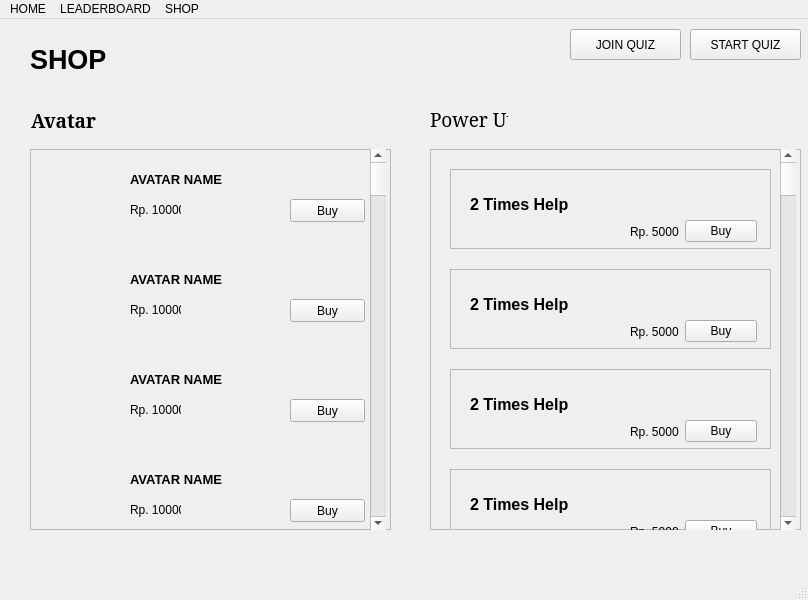
<?xml version="1.0" encoding="UTF-8"?>
<ui version="4.0">
 <class>MainWindow</class>
 <widget class="QMainWindow" name="MainWindow">
  <property name="geometry">
   <rect>
    <x>0</x>
    <y>0</y>
    <width>808</width>
    <height>600</height>
   </rect>
  </property>
  <property name="windowTitle">
   <string>MainWindow</string>
  </property>
  <widget class="QWidget" name="centralwidget">
   <widget class="QLabel" name="label">
    <property name="geometry">
     <rect>
      <x>30</x>
      <y>20</y>
      <width>81</width>
      <height>41</height>
     </rect>
    </property>
    <property name="font">
     <font>
      <pointsize>20</pointsize>
      <weight>75</weight>
      <bold>true</bold>
     </font>
    </property>
    <property name="text">
     <string>SHOP</string>
    </property>
   </widget>
   <widget class="QPushButton" name="pushButton">
    <property name="geometry">
     <rect>
      <x>690</x>
      <y>10</y>
      <width>111</width>
      <height>31</height>
     </rect>
    </property>
    <property name="text">
     <string>START QUIZ</string>
    </property>
   </widget>
   <widget class="QPushButton" name="pushButton_2">
    <property name="geometry">
     <rect>
      <x>570</x>
      <y>10</y>
      <width>111</width>
      <height>31</height>
     </rect>
    </property>
    <property name="text">
     <string>JOIN QUIZ</string>
    </property>
   </widget>
   <widget class="QLabel" name="label_2">
    <property name="geometry">
     <rect>
      <x>31</x>
      <y>91</y>
      <width>78</width>
      <height>21</height>
     </rect>
    </property>
    <property name="font">
     <font>
      <family>MS Serif</family>
      <pointsize>14</pointsize>
      <weight>75</weight>
      <bold>true</bold>
     </font>
    </property>
    <property name="text">
     <string>Avatar</string>
    </property>
   </widget>
   <widget class="QLabel" name="label_3">
    <property name="geometry">
     <rect>
      <x>430</x>
      <y>90</y>
      <width>78</width>
      <height>21</height>
     </rect>
    </property>
    <property name="font">
     <font>
      <family>MS Serif</family>
      <pointsize>14</pointsize>
     </font>
    </property>
    <property name="text">
     <string>Power Up</string>
    </property>
   </widget>
   <widget class="QWidget" name="verticalLayoutWidget">
    <property name="geometry">
     <rect>
      <x>30</x>
      <y>130</y>
      <width>361</width>
      <height>381</height>
     </rect>
    </property>
    <layout class="QVBoxLayout" name="verticalLayout">
     <item>
      <widget class="QFrame" name="frame">
       <property name="frameShape">
        <enum>QFrame::StyledPanel</enum>
       </property>
       <property name="frameShadow">
        <enum>QFrame::Raised</enum>
       </property>
       <widget class="QScrollBar" name="verticalScrollBar">
        <property name="geometry">
         <rect>
          <x>340</x>
          <y>0</y>
          <width>16</width>
          <height>381</height>
         </rect>
        </property>
        <property name="orientation">
         <enum>Qt::Vertical</enum>
        </property>
       </widget>
       <widget class="QWidget" name="verticalLayoutWidget_3">
        <property name="geometry">
         <rect>
          <x>10</x>
          <y>20</y>
          <width>81</width>
          <height>81</height>
         </rect>
        </property>
        <layout class="QVBoxLayout" name="verticalLayout_3"/>
       </widget>
       <widget class="QLabel" name="label_4">
        <property name="geometry">
         <rect>
          <x>100</x>
          <y>20</y>
          <width>101</width>
          <height>21</height>
         </rect>
        </property>
        <property name="font">
         <font>
          <pointsize>10</pointsize>
          <weight>75</weight>
          <bold>true</bold>
         </font>
        </property>
        <property name="text">
         <string>AVATAR NAME</string>
        </property>
       </widget>
       <widget class="QPushButton" name="pushButton_3">
        <property name="geometry">
         <rect>
          <x>260</x>
          <y>50</y>
          <width>75</width>
          <height>23</height>
         </rect>
        </property>
        <property name="text">
         <string>Buy</string>
        </property>
       </widget>
       <widget class="QLabel" name="label_5">
        <property name="geometry">
         <rect>
          <x>100</x>
          <y>50</y>
          <width>51</width>
          <height>21</height>
         </rect>
        </property>
        <property name="text">
         <string>Rp. 10000</string>
        </property>
       </widget>
       <widget class="QLabel" name="label_6">
        <property name="geometry">
         <rect>
          <x>100</x>
          <y>150</y>
          <width>51</width>
          <height>21</height>
         </rect>
        </property>
        <property name="text">
         <string>Rp. 10000</string>
        </property>
       </widget>
       <widget class="QPushButton" name="pushButton_4">
        <property name="geometry">
         <rect>
          <x>260</x>
          <y>150</y>
          <width>75</width>
          <height>23</height>
         </rect>
        </property>
        <property name="text">
         <string>Buy</string>
        </property>
       </widget>
       <widget class="QLabel" name="label_7">
        <property name="geometry">
         <rect>
          <x>100</x>
          <y>120</y>
          <width>101</width>
          <height>21</height>
         </rect>
        </property>
        <property name="font">
         <font>
          <pointsize>10</pointsize>
          <weight>75</weight>
          <bold>true</bold>
         </font>
        </property>
        <property name="text">
         <string>AVATAR NAME</string>
        </property>
       </widget>
       <widget class="QWidget" name="verticalLayoutWidget_4">
        <property name="geometry">
         <rect>
          <x>10</x>
          <y>120</y>
          <width>81</width>
          <height>81</height>
         </rect>
        </property>
        <layout class="QVBoxLayout" name="verticalLayout_4"/>
       </widget>
       <widget class="QLabel" name="label_8">
        <property name="geometry">
         <rect>
          <x>100</x>
          <y>250</y>
          <width>51</width>
          <height>21</height>
         </rect>
        </property>
        <property name="text">
         <string>Rp. 10000</string>
        </property>
       </widget>
       <widget class="QPushButton" name="pushButton_5">
        <property name="geometry">
         <rect>
          <x>260</x>
          <y>250</y>
          <width>75</width>
          <height>23</height>
         </rect>
        </property>
        <property name="text">
         <string>Buy</string>
        </property>
       </widget>
       <widget class="QLabel" name="label_9">
        <property name="geometry">
         <rect>
          <x>100</x>
          <y>220</y>
          <width>101</width>
          <height>21</height>
         </rect>
        </property>
        <property name="font">
         <font>
          <pointsize>10</pointsize>
          <weight>75</weight>
          <bold>true</bold>
         </font>
        </property>
        <property name="text">
         <string>AVATAR NAME</string>
        </property>
       </widget>
       <widget class="QWidget" name="verticalLayoutWidget_5">
        <property name="geometry">
         <rect>
          <x>10</x>
          <y>220</y>
          <width>81</width>
          <height>81</height>
         </rect>
        </property>
        <layout class="QVBoxLayout" name="verticalLayout_5"/>
       </widget>
       <widget class="QLabel" name="label_10">
        <property name="geometry">
         <rect>
          <x>100</x>
          <y>350</y>
          <width>51</width>
          <height>21</height>
         </rect>
        </property>
        <property name="text">
         <string>Rp. 10000</string>
        </property>
       </widget>
       <widget class="QPushButton" name="pushButton_6">
        <property name="geometry">
         <rect>
          <x>260</x>
          <y>350</y>
          <width>75</width>
          <height>23</height>
         </rect>
        </property>
        <property name="text">
         <string>Buy</string>
        </property>
       </widget>
       <widget class="QLabel" name="label_11">
        <property name="geometry">
         <rect>
          <x>100</x>
          <y>320</y>
          <width>101</width>
          <height>21</height>
         </rect>
        </property>
        <property name="font">
         <font>
          <pointsize>10</pointsize>
          <weight>75</weight>
          <bold>true</bold>
         </font>
        </property>
        <property name="text">
         <string>AVATAR NAME</string>
        </property>
       </widget>
       <widget class="QWidget" name="verticalLayoutWidget_6">
        <property name="geometry">
         <rect>
          <x>10</x>
          <y>320</y>
          <width>81</width>
          <height>81</height>
         </rect>
        </property>
        <layout class="QVBoxLayout" name="verticalLayout_6"/>
       </widget>
      </widget>
     </item>
    </layout>
   </widget>
   <widget class="QWidget" name="verticalLayoutWidget_2">
    <property name="geometry">
     <rect>
      <x>430</x>
      <y>130</y>
      <width>371</width>
      <height>381</height>
     </rect>
    </property>
    <layout class="QVBoxLayout" name="verticalLayout_2">
     <item>
      <widget class="QFrame" name="frame_2">
       <property name="frameShape">
        <enum>QFrame::StyledPanel</enum>
       </property>
       <property name="frameShadow">
        <enum>QFrame::Raised</enum>
       </property>
       <widget class="QScrollBar" name="verticalScrollBar_2">
        <property name="geometry">
         <rect>
          <x>350</x>
          <y>0</y>
          <width>16</width>
          <height>381</height>
         </rect>
        </property>
        <property name="orientation">
         <enum>Qt::Vertical</enum>
        </property>
       </widget>
       <widget class="QWidget" name="verticalLayoutWidget_7">
        <property name="geometry">
         <rect>
          <x>20</x>
          <y>20</y>
          <width>321</width>
          <height>80</height>
         </rect>
        </property>
        <layout class="QVBoxLayout" name="verticalLayout_7">
         <item>
          <widget class="QFrame" name="frame_3">
           <property name="frameShape">
            <enum>QFrame::StyledPanel</enum>
           </property>
           <property name="frameShadow">
            <enum>QFrame::Raised</enum>
           </property>
           <widget class="QLabel" name="label_12">
            <property name="geometry">
             <rect>
              <x>20</x>
              <y>20</y>
              <width>111</width>
              <height>31</height>
             </rect>
            </property>
            <property name="font">
             <font>
              <pointsize>12</pointsize>
              <weight>75</weight>
              <bold>true</bold>
             </font>
            </property>
            <property name="text">
             <string>2 Times Help</string>
            </property>
           </widget>
           <widget class="QWidget" name="">
            <property name="geometry">
             <rect>
              <x>180</x>
              <y>50</y>
              <width>127</width>
              <height>25</height>
             </rect>
            </property>
            <layout class="QHBoxLayout" name="horizontalLayout">
             <item>
              <widget class="QLabel" name="label_13">
               <property name="text">
                <string>Rp. 5000</string>
               </property>
              </widget>
             </item>
             <item>
              <widget class="QPushButton" name="pushButton_7">
               <property name="text">
                <string>Buy</string>
               </property>
              </widget>
             </item>
            </layout>
           </widget>
          </widget>
         </item>
        </layout>
       </widget>
       <widget class="QWidget" name="verticalLayoutWidget_8">
        <property name="geometry">
         <rect>
          <x>20</x>
          <y>120</y>
          <width>321</width>
          <height>80</height>
         </rect>
        </property>
        <layout class="QVBoxLayout" name="verticalLayout_8">
         <item>
          <widget class="QFrame" name="frame_4">
           <property name="frameShape">
            <enum>QFrame::StyledPanel</enum>
           </property>
           <property name="frameShadow">
            <enum>QFrame::Raised</enum>
           </property>
           <widget class="QLabel" name="label_16">
            <property name="geometry">
             <rect>
              <x>20</x>
              <y>20</y>
              <width>111</width>
              <height>31</height>
             </rect>
            </property>
            <property name="font">
             <font>
              <pointsize>12</pointsize>
              <weight>75</weight>
              <bold>true</bold>
             </font>
            </property>
            <property name="text">
             <string>2 Times Help</string>
            </property>
           </widget>
           <widget class="QWidget" name="layoutWidget_2">
            <property name="geometry">
             <rect>
              <x>180</x>
              <y>50</y>
              <width>127</width>
              <height>25</height>
             </rect>
            </property>
            <layout class="QHBoxLayout" name="horizontalLayout_3">
             <item>
              <widget class="QLabel" name="label_17">
               <property name="text">
                <string>Rp. 5000</string>
               </property>
              </widget>
             </item>
             <item>
              <widget class="QPushButton" name="pushButton_9">
               <property name="text">
                <string>Buy</string>
               </property>
              </widget>
             </item>
            </layout>
           </widget>
          </widget>
         </item>
        </layout>
       </widget>
       <widget class="QWidget" name="verticalLayoutWidget_9">
        <property name="geometry">
         <rect>
          <x>20</x>
          <y>220</y>
          <width>321</width>
          <height>80</height>
         </rect>
        </property>
        <layout class="QVBoxLayout" name="verticalLayout_9">
         <item>
          <widget class="QFrame" name="frame_5">
           <property name="frameShape">
            <enum>QFrame::StyledPanel</enum>
           </property>
           <property name="frameShadow">
            <enum>QFrame::Raised</enum>
           </property>
           <widget class="QLabel" name="label_18">
            <property name="geometry">
             <rect>
              <x>20</x>
              <y>20</y>
              <width>111</width>
              <height>31</height>
             </rect>
            </property>
            <property name="font">
             <font>
              <pointsize>12</pointsize>
              <weight>75</weight>
              <bold>true</bold>
             </font>
            </property>
            <property name="text">
             <string>2 Times Help</string>
            </property>
           </widget>
           <widget class="QWidget" name="layoutWidget_3">
            <property name="geometry">
             <rect>
              <x>180</x>
              <y>50</y>
              <width>127</width>
              <height>25</height>
             </rect>
            </property>
            <layout class="QHBoxLayout" name="horizontalLayout_4">
             <item>
              <widget class="QLabel" name="label_19">
               <property name="text">
                <string>Rp. 5000</string>
               </property>
              </widget>
             </item>
             <item>
              <widget class="QPushButton" name="pushButton_10">
               <property name="text">
                <string>Buy</string>
               </property>
              </widget>
             </item>
            </layout>
           </widget>
          </widget>
         </item>
        </layout>
       </widget>
       <widget class="QWidget" name="verticalLayoutWidget_10">
        <property name="geometry">
         <rect>
          <x>20</x>
          <y>320</y>
          <width>321</width>
          <height>80</height>
         </rect>
        </property>
        <layout class="QVBoxLayout" name="verticalLayout_10">
         <item>
          <widget class="QFrame" name="frame_6">
           <property name="frameShape">
            <enum>QFrame::StyledPanel</enum>
           </property>
           <property name="frameShadow">
            <enum>QFrame::Raised</enum>
           </property>
           <widget class="QLabel" name="label_20">
            <property name="geometry">
             <rect>
              <x>20</x>
              <y>20</y>
              <width>111</width>
              <height>31</height>
             </rect>
            </property>
            <property name="font">
             <font>
              <pointsize>12</pointsize>
              <weight>75</weight>
              <bold>true</bold>
             </font>
            </property>
            <property name="text">
             <string>2 Times Help</string>
            </property>
           </widget>
           <widget class="QWidget" name="layoutWidget_4">
            <property name="geometry">
             <rect>
              <x>180</x>
              <y>50</y>
              <width>127</width>
              <height>25</height>
             </rect>
            </property>
            <layout class="QHBoxLayout" name="horizontalLayout_5">
             <item>
              <widget class="QLabel" name="label_21">
               <property name="text">
                <string>Rp. 5000</string>
               </property>
              </widget>
             </item>
             <item>
              <widget class="QPushButton" name="pushButton_11">
               <property name="text">
                <string>Buy</string>
               </property>
              </widget>
             </item>
            </layout>
           </widget>
          </widget>
         </item>
        </layout>
       </widget>
      </widget>
     </item>
    </layout>
   </widget>
  </widget>
  <widget class="QMenuBar" name="menubar">
   <property name="geometry">
    <rect>
     <x>0</x>
     <y>0</y>
     <width>808</width>
     <height>21</height>
    </rect>
   </property>
   <widget class="QMenu" name="menuHOME">
    <property name="title">
     <string>HOME</string>
    </property>
   </widget>
   <widget class="QMenu" name="menuLEADERBOARD">
    <property name="title">
     <string>LEADERBOARD</string>
    </property>
   </widget>
   <widget class="QMenu" name="menuSHOP">
    <property name="title">
     <string>SHOP</string>
    </property>
   </widget>
   <addaction name="menuHOME"/>
   <addaction name="menuLEADERBOARD"/>
   <addaction name="menuSHOP"/>
  </widget>
  <widget class="QStatusBar" name="statusbar"/>
 </widget>
 <resources/>
 <connections/>
</ui>
